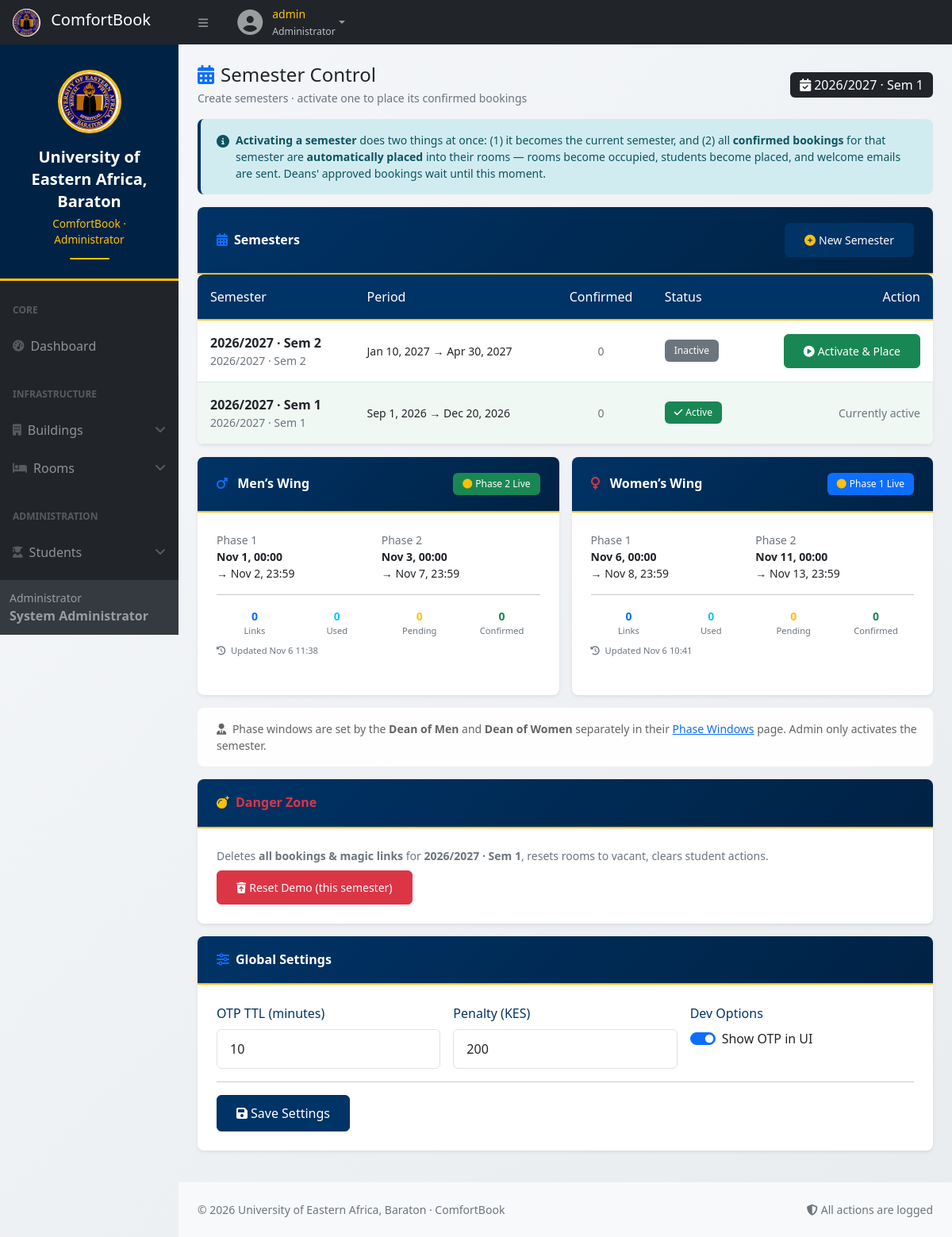
The page /user/phase_control.php (signed in) on the database its author committed.
### tables this page shows
CREATE TABLE `semesters` (
  `id` int(10) UNSIGNED NOT NULL,
  `academic_year` varchar(20) NOT NULL,
  `semester_no` tinyint(3) UNSIGNED NOT NULL,
  `name` varchar(80) NOT NULL,
  `start_date` date NOT NULL,
  `end_date` date NOT NULL,
  `phase1_start` datetime DEFAULT NULL,
  `phase1_end` datetime DEFAULT NULL,
  `phase2_start` datetime DEFAULT NULL,
  `phase2_end` datetime DEFAULT NULL,
  `is_active` tinyint(1) NOT NULL DEFAULT 0,
  `created_at` datetime NOT NULL DEFAULT current_timestamp()
);

CREATE TABLE `semester_windows` (
  `id` int(10) UNSIGNED NOT NULL,
  `semester_id` int(10) UNSIGNED NOT NULL,
  `gender` enum('Male','Female') NOT NULL,
  `phase1_start` datetime DEFAULT NULL,
  `phase1_end` datetime DEFAULT NULL,
  `phase2_start` datetime DEFAULT NULL,
  `phase2_end` datetime DEFAULT NULL,
  `updated_by` int(10) UNSIGNED DEFAULT NULL,
  `updated_at` datetime NOT NULL DEFAULT current_timestamp() ON UPDATE current_timestamp()
);

### user/phase_control.php (the view, shortened to what the rows shown need)
<?php
require_once __DIR__ . '/../includes/config.php';
require_once __DIR__ . '/../includes/mailer.php';
$activeSem = active_semester();
$activeSid = $activeSem ? (int)$activeSem['id'] : 0;
$semesters = $pdo->query("
    SELECT * FROM semesters
    ORDER BY academic_year DESC, semester_no DESC
")->fetchAll();
$confirmedCounts = [];
$menWin   = $activeSid ? semester_window($activeSid, 'Male')   : null;
$womenWin = $activeSid ? semester_window($activeSid, 'Female') : null;
$menPhase   = $activeSid ? current_phase('Male')   : null;
$womenPhase = $activeSid ? current_phase('Female') : null;
$stats = [
    'male'   => ['links'=>0, 'used'=>0, 'pending'=>0, 'confirmed'=>0],
    'female' => ['links'=>0, 'used'=>0, 'pending'=>0, 'confirmed'=>0],
];
if ($activeSid) {
    foreach (['male'=>'Male', 'female'=>'Female'] as $key => $g) {
        $stmt = $pdo->prepare("
            SELECT COUNT(*) FROM magic_links ml
            JOIN students s ON s.id = ml.student_id
            WHERE ml.semester_id = ? AND s.gender = ?
        ");
        $stmt->execute([$activeSid, $g]);
        $stats[$key]['links'] = (int)$stmt->fetchColumn();
        $stmt = $pdo->prepare("
            SELECT COUNT(*) FROM magic_links ml
            JOIN students s ON s.id = ml.student_id
            WHERE ml.semester_id = ? AND s.gender = ? AND ml.used_at IS NOT NULL
        ");
        $stmt->execute([$activeSid, $g]);
        $stats[$key]['used'] = (int)$stmt->fetchColumn();
        $stmt = $pdo->prepare("
            SELECT COUNT(*) FROM bookings b
            JOIN students s ON s.id = b.student_id
            WHERE b.semester_id = ? AND s.gender = ? AND b.status = 'pending_approval'
        ");
        $stmt->execute([$activeSid, $g]);
        $stats[$key]['pending'] = (int)$stmt->fetchColumn();
        $stmt = $pdo->prepare("
            SELECT COUNT(*) FROM bookings b
            JOIN students s ON s.id = b.student_id
            WHERE b.semester_id = ? AND s.gender = ? AND b.status = 'confirmed'
        ");
        $stmt->execute([$activeSid, $g]);
        $stats[$key]['confirmed'] = (int)$stmt->fetchColumn();
    }
}
function phase_badge(?int $p): string {
    return match($p) {
        1 => '<span class="badge bg-primary"><i class="fas fa-circle me-1"></i>Phase 1 Live</span>',
        2 => '<span class="badge bg-success"><i class="fas fa-circle me-1"></i>Phase 2 Live</span>',
        default => '<span class="badge bg-secondary"><i class="fas fa-circle me-1"></i>Closed</span>',
    };
}
?>
<?php include __DIR__ . '/partial/header.php'; ?>
<div id="layoutSidenav">
    <div id="layoutSidenav_content">
        <main class="container-fluid px-4">
            <div class="d-flex flex-wrap justify-content-between align-items-center mt-4 mb-3">
                <div>
                    <h4 class="mb-1"><i class="fas fa-calendar-alt text-primary me-2"></i>Semester Control</h4>
                    <p class="text-muted small mb-0">
                    </p>
                </div>
                <?php if ($activeSem): ?>
                    <span class="badge bg-dark fs-6">
                        <i class="fas fa-calendar-check me-1"></i><?= h($activeSem['name']) ?>
                    </span>
                <?php else: ?>
                    <span class="badge bg-warning text-dark fs-6">
                        <i class="fas fa-exclamation-triangle me-1"></i>No active semester
                    </span>
                <?php endif; ?>
            </div>
            <div class="card border-0 shadow-sm mb-3">
                <div class="card-body p-0">
                    <?php if (empty($semesters)): ?>
                        <div class="text-center py-5 text-muted small">
                            No semesters yet. Click <strong>New Semester</strong> to add one.
                        </div>
                    <?php else: ?>
                        <div class="table-responsive">
                            <table class="table table-hover mb-0 align-middle">
                                <thead class="table-light">
                                    <tr>
                                        <th>Semester</th>
                                        <th>Period</th>
                                        <th class="text-center">Confirmed</th>
                                        <th>Status</th>
                                        <th class="text-end">Action</th>
                                    </tr>
                                </thead>
                                <tbody>
                                <?php foreach ($semesters as $s):
                                    $isActive = ((int)$s['id'] === $activeSid);
                                    $conf     = $confirmedCounts[(int)$s['id']] ?? 0;
                                ?>
                                    <tr <?= $isActive ? 'style="background:#f0f8f4;"' : '' ?>>
                                        <td>
                                            <div class="fw-bold"><?= h($s['name']) ?></div>
                                            <div class="text-muted small">
                                                <?= h($s['academic_year']) ?> · Sem <?= (int)$s['semester_no'] ?>
                                            </div>
                                        </td>
                                        <td class="small">
                                            <?= date('M j, Y', strtotime($s['start_date'])) ?>
                                            → <?= date('M j, Y', strtotime($s['end_date'])) ?>
                                        </td>
                                        <td class="text-center">
                                            <?php if ($conf > 0): ?>
                                                <span class="badge bg-success"><?= $conf ?></span>
                                            <?php else: ?>
                                                <span class="text-muted small">0</span>
                                            <?php endif; ?>
                                        </td>
                                        <td>
                                            <?php if ($isActive): ?>
                                                <span class="badge bg-success"><i class="fas fa-check me-1"></i>Active</span>
                                            <?php else: ?>
                                                <span class="badge bg-secondary">Inactive</span>
                                            <?php endif; ?>
                                        </td>
                                        <td class="text-end">
                                            <?php if (!$isActive): ?>
                                                <form method="post" class="d-inline"
                                                      onsubmit="return confirm('Activate <?= h(addslashes($s['name'])) ?>?\n\nThis will:\n• Make it the current semester\n• Place <?= $conf ?> confirmed student<?= $conf===1?'':'s' ?> into their rooms\n• Send <?= $conf ?> welcome email<?= $conf===1?'':'s' ?>\n\nThis cannot be undone.');">
                                                    <button class="btn btn-sm btn-success" <?= $conf === 0 && $isActive ? 'disabled' : '' ?>>
                                                        <i class="fas fa-play-circle me-1"></i>Activate &amp; Place
                                                    </button>
                                                </form>
                                            <?php else: ?>
                                                <span class="text-muted small">Currently active</span>
                                            <?php endif; ?>
                                        </td>
                                    </tr>
                                <?php endforeach; ?>
                                </tbody>
                            </table>
                        </div>
                    <?php endif; ?>
                </div>
            </div>
            <?php if ($activeSem): ?>
            <div class="row g-3 mb-3">
                <?php foreach ([
                    ['gender'=>'Male',   'label'=>'Men’s Wing',   'icon'=>'fa-mars',  'color'=>'primary', 'win'=>$menWin,   'phase'=>$menPhase,   'stats'=>$stats['male']],
                    ['gender'=>'Female', 'label'=>'Women’s Wing', 'icon'=>'fa-venus', 'color'=>'danger',  'win'=>$womenWin, 'phase'=>$womenPhase, 'stats'=>$stats['female']],
                ] as $w): ?>
                <div class="col-lg-6">
                    <div class="card border-0 shadow-sm h-100">
                        <div class="card-header bg-white d-flex justify-content-between align-items-center">
                            <h6 class="mb-0 fw-bold">
                                <i class="fas <?= $w['icon'] ?> text-<?= $w['color'] ?> me-2"></i>
                                <?= h($w['label']) ?>
                            </h6>
                            <?= phase_badge($w['phase']) ?>
                        </div>
                        <div class="card-body small">
                            <div class="row g-2 mb-3">
                                <div class="col-6">
                                    <div class="text-muted">Phase 1</div>
                                    <?php if ($w['win'] && $w['win']['phase1_start']): ?>
                                        <div><strong><?= date('M j, H:i', strtotime($w['win']['phase1_start'])) ?></strong></div>
                                        <div>→ <?= date('M j, H:i', strtotime($w['win']['phase1_end'])) ?></div>
                                    <?php else: ?>
                                        <div class="text-muted fst-italic">Not set</div>
                                    <?php endif; ?>
                                </div>
                                <div class="col-6">
                                    <div class="text-muted">Phase 2</div>
                                    <?php if ($w['win'] && $w['win']['phase2_start']): ?>
                                        <div><strong><?= date('M j, H:i', strtotime($w['win']['phase2_start'])) ?></strong></div>
                                        <div>→ <?= date('M j, H:i', strtotime($w['win']['phase2_end'])) ?></div>
                                    <?php else: ?>
                                        <div class="text-muted fst-italic">Not set</div>
                                    <?php endif; ?>
                                </div>
                            </div>
                            <hr>
                            <div class="row g-2 text-center">
                                <div class="col-3">
                                    <div class="fw-bold text-primary"><?= number_format($w['stats']['links']) ?></div>
                                    <div class="text-muted" style="font-size:.7rem;">Links</div>
                                </div>
                                <div class="col-3">
                                    <div class="fw-bold text-info"><?= number_format($w['stats']['used']) ?></div>
                                    <div class="text-muted" style="font-size:.7rem;">Used</div>
                                </div>
                                <div class="col-3">
                                    <div class="fw-bold text-warning"><?= number_format($w['stats']['pending']) ?></div>
                                    <div class="text-muted" style="font-size:.7rem;">Pending</div>
                                </div>
                                <div class="col-3">
                                    <div class="fw-bold text-success"><?= number_format($w['stats']['confirmed']) ?></div>
                                    <div class="text-muted" style="font-size:.7rem;">Confirmed</div>
                                </div>
                            </div>
                            <?php if ($w['win'] && $w['win']['updated_at']): ?>
                                <div class="text-muted mt-2" style="font-size:.7rem;">
                                    <i class="fas fa-history me-1"></i>
                                    Updated <?= date('M j H:i', strtotime($w['win']['updated_at'])) ?>
                                </div>
                            <?php endif; ?>
                        </div>
                    </div>
                </div>
                <?php endforeach; ?>
            </div>
            <div class="alert alert-light small">
                <i class="fas fa-user-tie me-1"></i>
                Phase windows are set by the <strong>Dean of Men</strong> and
                <strong>Dean of Women</strong> separately in their
                <a href="<?= APP_BASE ?>/user/phase_windows.php">Phase Windows</a> page.
                Admin only activates the semester.
            </div>
            <div class="card border-0 shadow-sm mb-3 border-danger border-opacity-25">
                <div class="card-header bg-white">
                    <h6 class="mb-0 fw-bold text-danger">
                        <i class="fas fa-bomb me-2"></i>Danger Zone
                    </h6>
                </div>
                <div class="card-body">
                    <p class="small text-muted mb-2">
                        Deletes <strong>all bookings &amp; magic links</strong> for
                        <strong><?= h($activeSem['name']) ?></strong>,
                        resets rooms to vacant, clears student actions.
                    </p>
                    <form method="post" onsubmit="return confirm('Reset demo data for this semester?');">
                        <button class="btn btn-danger btn-sm">
                            <i class="fas fa-trash-restore me-1"></i>Reset Demo (this semester)
                        </button>
                    </form>
                </div>
            </div>
            <?php endif; ?>
        </main>
<?php include __DIR__ . '/partial/footer.php'; ?>

### rows shown on the page
semesters: name "2026/2027 · Sem 1", academic_year "2026/2027", semester_no "1", start_date "Sep 1, 2026", end_date "Dec 20, 2026", shows "Active", shows "Currently active"
semesters: name "2026/2027 · Sem 2", academic_year "2026/2027", semester_no "2", start_date "Jan 10, 2027", end_date "Apr 30, 2027", shows "Inactive"
semester_windows: label "Men’s Wing", updated_by "Phase 2 Live", phase1_start "Nov 1, 00:00", phase1_end "Nov 2, 23:59", phase2_start "Nov 3, 00:00", phase2_end "Nov 7, 23:59", links "0", used "0", pending "0", confirmed "0", updated_at "Nov 6 11:38"
semester_windows: label "Women’s Wing", semester "Phase 1 Live", phase1_start "Nov 6, 00:00", phase1_end "Nov 8, 23:59", phase2_start "Nov 11, 00:00", phase2_end "Nov 13, 23:59", links "0", used "0", pending "0", confirmed "0", updated_at "Nov 6 10:41"

### other values the page prints
$username "admin"
$roleDisplay "Administrator"
role_display() "Administrator"
$_SESSION['full_name'] "System Administrator"
